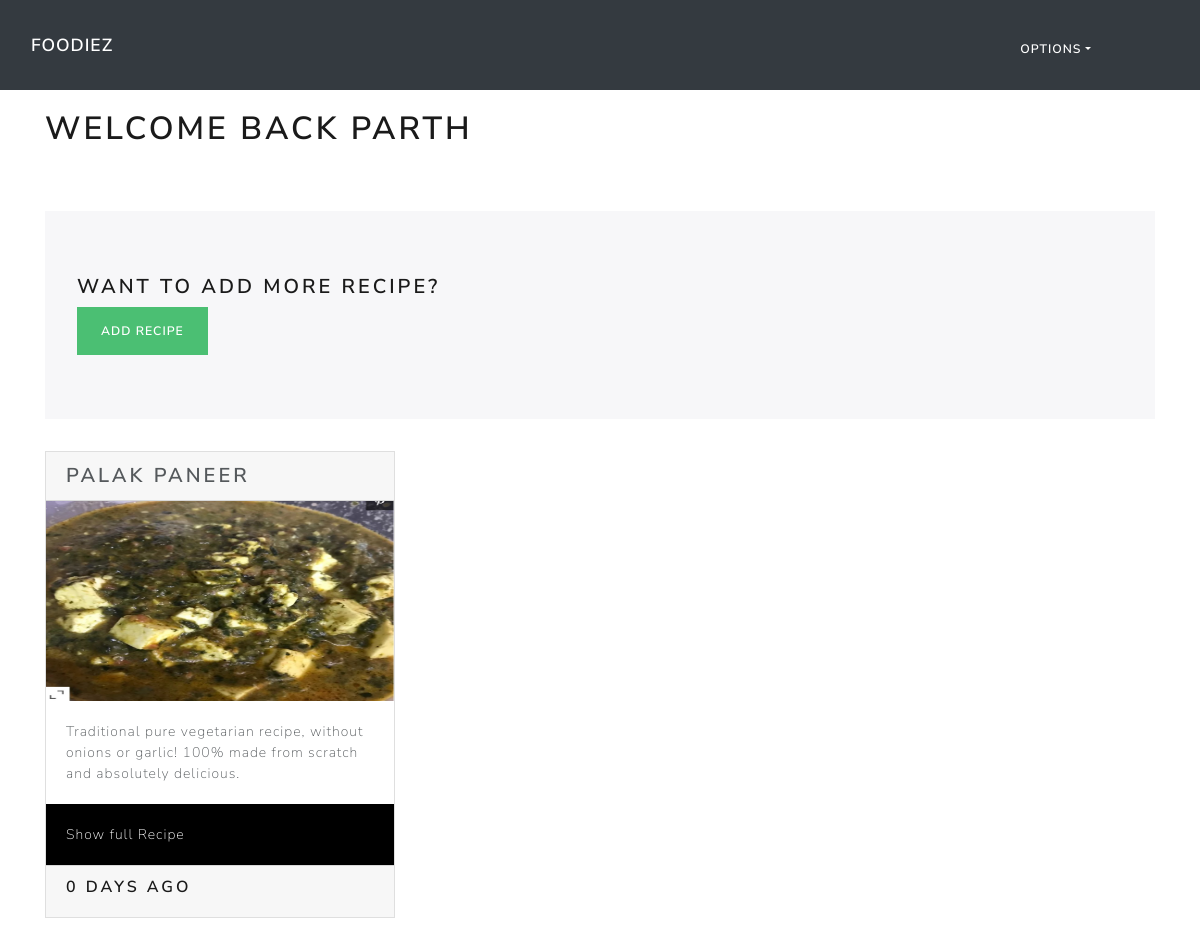
Page /dashboard.php (signed in) on the committed database.
### tables this page shows
CREATE TABLE `post` (
  `id` int(11) NOT NULL,
  `user_id` int(11) NOT NULL,
  `title` varchar(32) NOT NULL,
  `description` varchar(1024) NOT NULL,
  `views` int(11) NOT NULL DEFAULT 0,
  `body` varchar(10000) NOT NULL,
  `featured_img` varchar(255) DEFAULT NULL,
  `created_at` timestamp NOT NULL DEFAULT current_timestamp()
);

### dashboard.php (the view, shortened to what this page needs)
<?php include('dbh.php'); ?>
<?php include('header.php'); ?>
<h1 style="margin:20px auto"> Welcome back <?php echo $_SESSION['user']['username']; ?> </h1>
<br> <br>
<?php
    $id = $_SESSION['user']['id'];
    $sql = "SELECT * FROM post WHERE user_id = $id";
    $res = mysqli_query($conn, $sql);
    if(mysqli_num_rows($res) == 0){
        ?>
    <div class = "jumbotron">
    <h4> Glad you join the community of amazing cooks! want to share your first recipe?</h4>
    <a href="post_add.php" class = "btn btn-success">Add your first recipe</a>
    </div>
    <?php
    }
    else{
        ?>
        <div class = "jumbotron">
        <h4> Want to add more recipe? </h4>
        <a href="post_add.php" class = "btn btn-success" role="button">Add recipe</a>
        </div>
    <div class="row">
    <?php  while($p = mysqli_fetch_assoc($res)): ?>
    <div class = "col-sm-4">
    <div class="card mb-3" >
    <h4 class="card-header"> <?php echo $p['title']; ?> </h3>
    <img src= <?php echo $p['featured_img']; ?> class="d-block user-select-none" width="100%" height="200" alt="recipe image">
    <div class="card-body">
        <p class="card-text"><?php echo $p['description']; ?></p>
    </div>
    <div class="card-body" role = "button" style="background : black;">
        <a href= <?php echo "single_blog.php?id=" . $p['id']; ?> class="card-link" role = "button" style="color:white; display:block"> Show full Recipe </a>
    </div>
    <div class="card-footer text-muted">
        <?php
            $diff = strtotime("now") - strtotime($p['created_at']);
            $days = floor($diff/(3600*24));
        ?>
        <h5> <?php echo $days . " days ago" ?> </h3>
    </div>
    </div>
    </div>
     <?php endwhile ?>
    </div>
        <?php
    }
?>
<?php include('footer.php'); ?>

### rows in the picture
post: title "PALAK PANEER", featured_img (picture), description "Traditional pure vegetarian recipe, without onions or garlic! 100% made from scratch and absolutely delicious.", created_at "0"

### other values in the picture
$_SESSION['user']['username'] "PARTH"
